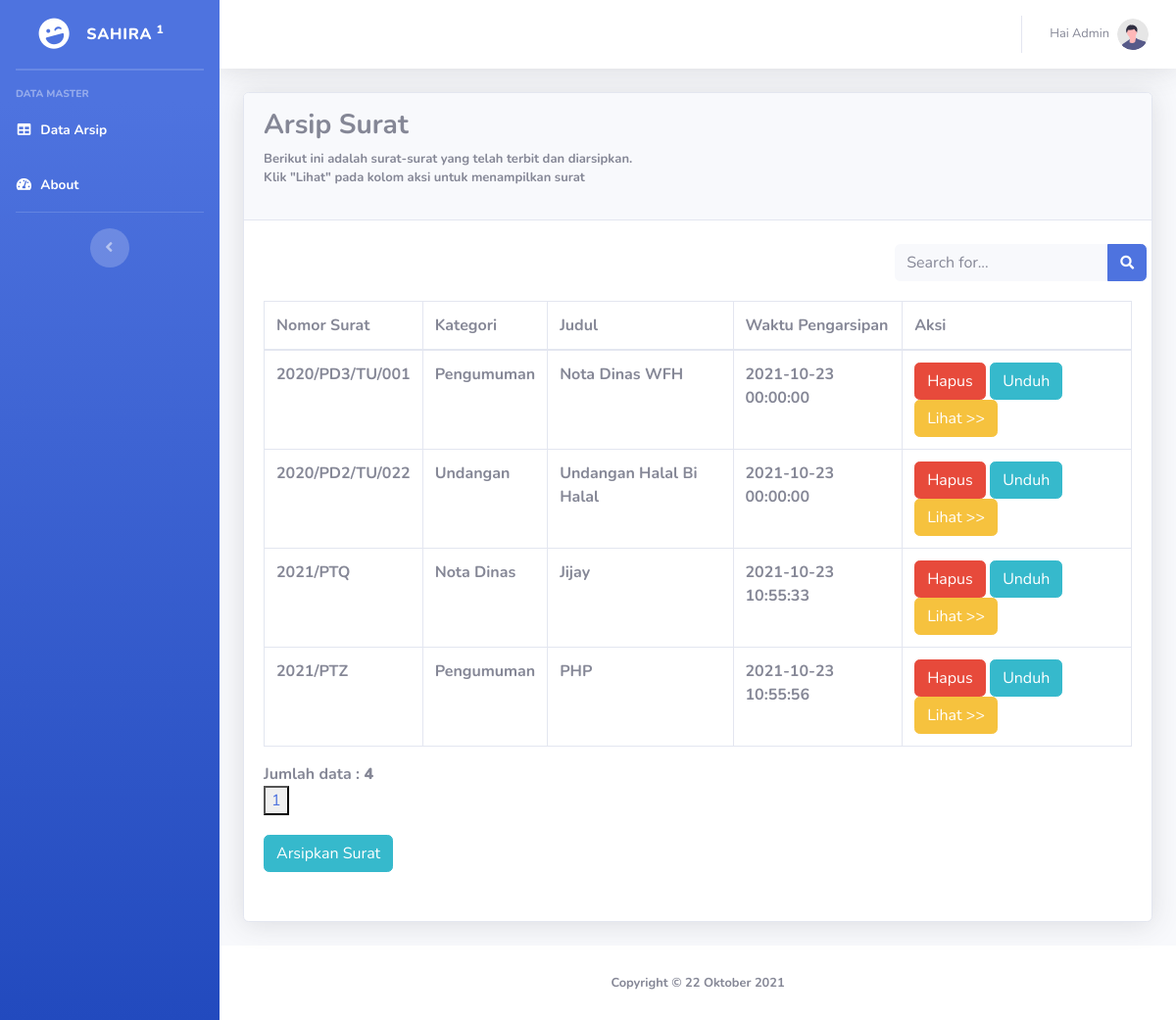
The app's page /index.php?p=surat (signed in) with its own data.
### tables this page shows
CREATE TABLE `surat` (
  `id` int(11) NOT NULL,
  `nomor_surat` varchar(20) NOT NULL,
  `kategori` varchar(20) NOT NULL,
  `judul` varchar(40) NOT NULL,
  `file` longblob DEFAULT NULL,
  `waktu_pengarsipan` datetime NOT NULL
);

### pages/surat.php (the view, shortened to what this page needs)
<div class="container-fluid">
                    <div class="card shadow mb-4">
                        <div class="card-header py-3">
                            <div id="label-page"><h3><b>Arsip Surat</h3></div>
                            <p style="font-size:13px;">Berikut ini adalah surat-surat yang telah terbit dan diarsipkan. <br>Klik "Lihat" pada kolom aksi untuk menampilkan surat</p>
                        </div><br>
                        <form method="post"class="d-none d-sm-inline-block form-inline mr-auto ml-md-3 my-2 my-md-0 mw-100 navbar-search" style="padding-left:70%;">
                        <div class="input-group">
                            <input type="text" class="form-control bg-light border-0 small" placeholder="Search for..."
                                aria-label="Search" aria-describedby="basic-addon2" name="pencarian">
                            <div class="input-group-append">
                                <button class="btn btn-primary" type="submit" name="search" value="search">
                                    <i class="fas fa-search fa-sm"></i>
                                </button>
                            </div>
                        </div>
                        </form>
                        <div class="card-body">
                                <table class="table table-bordered" width="100%" cellspacing="0">
                                <thead>
                                <tr>
                                    <th>Nomor Surat</th>
                                    <th>Kategori</th>
                                    <th>Judul</th>
                                    <th>Waktu Pengarsipan</th>
                                    <th id="label-opsi2">Aksi</th>
                                </tr>
                            </thead>
                            <tbody>
                                <?php
                                $batas = 5;
                                extract ($_GET);
                                if(empty($hal)){
                                    $posisi = 0;
                                    $hal = 1;
                                }else{
                                    $posisi = ($hal-1)*$batas;
                                    $nomor = $posisi+1;
                                }
                                if($_SERVER['REQUEST_METHOD']=="POST"){
                                    $pencarian = trim(mysqli_real_escape_string($db, $_POST['pencarian']));
                                    if($pencarian != ""){
                                        $sql = "SELECT * FROM surat WHERE nomor_surat LIKE '%$pencarian%'
                                        OR id LIKE '%$pencarian%'
                                        OR nomor_surat LIKE '%$pencarian%'
                                        OR kategori LIKE '%$pencarian%'
                                        OR judul LIKE '%$pencarian%'
                                        OR waktu_pengarsipan LIKE '%$pencarian%'";
                                        $query = $sql;
                                        $queryJml = $sql;
                                    } else{
                                        $query= "SELECT * FROM surat LIMIT $posisi, $batas";
                                        $queryJml = "SELECT * FROM surat";
                                        $no = $posisi * 1;
                                    }
                                }
                                else{
                                    $query = "SELECT *FROM surat LIMIT $posisi, $batas";
                                    $queryJml = "SELECT *FROM surat";
                                }
                                $q_tampil_surat = mysqli_query($db, $query);
                                if(mysqli_num_rows($q_tampil_surat)>0){
                                    while($r_tampil_surat=mysqli_fetch_array($q_tampil_surat)){
                                        if(empty($r_tampil_surat['file']) or ($r_tampil_surat['file']=='-')){
                                            $file = ".pdf";
                                        }
                                        else{
                                            $file = $r_tampil_surat['file'];
                                        }
                                ?>
                                <tr>
                                    <td><?php echo $r_tampil_surat['nomor_surat'];?></td>
                                    <td><?php echo $r_tampil_surat['kategori'];?></td>
                                    <td><?php echo $r_tampil_surat['judul'];?></td>
                                    <td><?php echo $r_tampil_surat['waktu_pengarsipan'];?></td>
                                    <td>
                                            <div class="btn btn-danger"><a href="proses/surat-hapus.php?id=<?php echo $r_tampil_surat['id'];?>" onclick="return confirm('Apakah anda yakin akan menghapus data ini?')" class="tombol"><font color="white">Hapus</font></a></div>
                                            <div class="btn btn-info"><a href="http://localhost/projek/rekap/<?php echo $file?>" class="tombol"><font color="white">Unduh</font></a></div>
                                            <div class="btn btn-warning"><a href="index.php?p=surat-detail&id=<?php echo $r_tampil_surat['id'];?>" class="tombol"><font color="white">Lihat >></font></a></div>
                                        </td>
                                    </tr>
                                    <?php
                                    }
                                }
                                else{
                                    echo "<tr><td colspan=6>Data tidak ditemukan</td></tr>";
                                }
                                ?>
                                </tbody>
                            </table>
                            <?php
                            if(isset($_POST['pencarian'])){
                                if($_POST['pencarian']!=''){
                                    echo "<div style=\"float:left;\">";
                                    $jml = mysqli_num_rows(mysqli_query($db, $queryJml));
                                    echo "Data hasil pencarian: <b>$jml</b>";
                                    echo "</div>";
                                }
                            } else{
                                ?>
                                <div style="float: left;">
                                <?php
                                $jml= mysqli_num_rows(mysqli_query($db, $queryJml));
                                echo "Jumlah data : <b>$jml</b>";
                                ?>
                                </div><br>
                                <div class="pagination">
                                    <?php
                                    $jml_hal = ceil($jml / $batas);
                                    for($i=1; $i<=$jml_hal; $i++){
                                        if($i !=$hal){
                                            echo "<button><a href=\"?p=surat&hal=$i\">$i</a></button>";
                                        }
                                        else{
                                            echo "<button><a class=\"active\">$i</a></button>";
                                        }
                                    }
                                    ?>
                                </div>
                            <?php
                            }
                            ?>
                        </div>
                        <div class="form-inline" style="padding-left:20px;padding-bottom:50px;">
                            <div class="btn btn-info"><a href="index.php?p=surat-input" class="tombol"><font color="white">Arsipkan Surat</font></a></div>
                        </div>
                    </div>
                </div>

### index.php (shortened to what this page needs)
<?php
if(isset($_SESSION['sesi']) && !empty($_SESSION['sesi'])){
?>
<!DOCTYPE html>
<html lang="en">
<head>
    <link href="vendor/fontawesome-free/css/all.min.css" rel="stylesheet" type="text/css">
    <link href="css/sb-admin-2.min.css" rel="stylesheet">
</head>
<body id="page-top">
    <div id="wrapper">
        <ul class="navbar-nav bg-gradient-primary sidebar sidebar-dark accordion" id="accordionSidebar">
            <a class="sidebar-brand d-flex align-items-center justify-content-center" href="index.php?p=about">
                <div class="sidebar-brand-icon rotate-n-15">
                    <i class="fas fa-laugh-wink"></i>
                </div>
                <div class="sidebar-brand-text mx-3">Sahira<sup> 1</sup></div>
            </a>
            <hr class="sidebar-divider my-0">
            <hr class="sidebar-divider">
            <div class="sidebar-heading">
                Data Master
            </div>
            <li class="nav-item active">
                <a class="nav-link" href="index.php?p=surat">
                    <i class="fas fa-fw fa-table"></i>
                    <span>Data Arsip</span></a>
            </li>
            <li class="nav-item active">
                <a class="nav-link" href="index.php?p=about">
                    <i class="fas fa-fw fa-tachometer-alt"></i>
                    <span>About</span></a>
            </li>
            <hr class="sidebar-divider d-none d-md-block">
            <div class="text-center d-none d-md-inline">
                <button class="rounded-circle border-0" id="sidebarToggle"></button>
            </div>
        </ul>
        <div id="content-wrapper" class="d-flex flex-column">
            <div id="content">
                <nav class="navbar navbar-expand navbar-light bg-white topbar mb-4 static-top shadow">
                    <ul class="navbar-nav ml-auto">
                        <li class="nav-item dropdown no-arrow">
                            <a class="nav-link dropdown-toggle" href="#" id="userDropdown" role="button"
                                data-toggle="dropdown" aria-haspopup="true" aria-expanded="false">
                                <span class="mr-2 d-none d-lg-inline text-gray-600 small">Hai <?php echo$_SESSION['sesi']; ?></span>
                                <img class="img-profile rounded-circle"
                                    src="img/undraw_profile.svg">
                            </a>
                        </li>
                    </ul>
                </nav>
                <?php
                    $pages_dir = 'pages';
                    if(!empty($_GET['p'])){
                        $pages = scandir($pages_dir,0);
                        unset($pages[0], $pages[1]);
                        $p = $_GET['p'];
                        if(in_array($p.'.php',$pages)){
                            include($pages_dir.'/'.$p.'.php');
                        }else{
                            echo'Halaman Tidak Ditemukan';
                        }
                    }else{
                        include($pages_dir.'/beranda.php');
                    }
                ?>
            <footer class="sticky-footer bg-white">
                <div class="container my-auto">
                    <div class="copyright text-center my-auto">
                        <span>Copyright &copy; 22 Oktober 2021</span>
                    </div>
                </div>
            </footer>
                </div>
        </div>
    </div>
</body>
</html>
<?php
} else{
    echo "<script>alert('Anda Harus Login Dahulu!');</script>";
    header('location:login.php');
}
?>

### records on screen
surat: nomor_surat "2020/PD3/TU/001", kategori "Pengumuman", judul "Nota Dinas WFH", waktu_pengarsipan "2021-10-23 00:00:00"
surat: nomor_surat "2020/PD2/TU/022", kategori "Undangan", judul "Undangan Halal Bi Halal", waktu_pengarsipan "2021-10-23 00:00:00"
surat: nomor_surat "2021/PTQ", kategori "Nota Dinas", judul "Jijay", waktu_pengarsipan "2021-10-23 10:55:33"
surat: nomor_surat "2021/PTZ", kategori "Pengumuman", judul "PHP", waktu_pengarsipan "2021-10-23 10:55:56"

### other values on screen
$_SESSION['sesi'] "Admin"
$jml "4"
